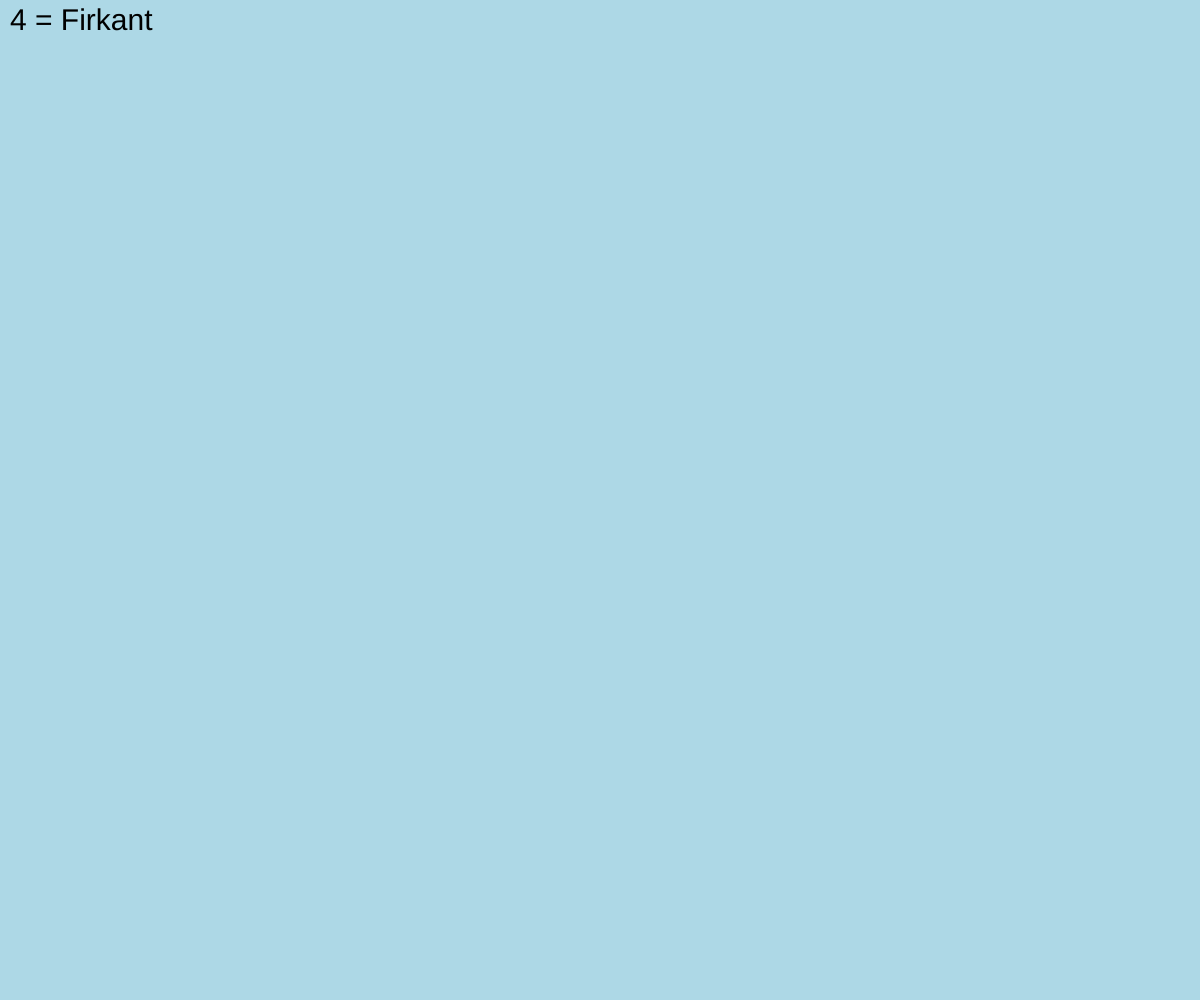
Frame 1 (no input)
Frame 60 (no input): identical to frame 1, image omitted
Frame 120 (the mouse pressed at the canvas centre since frame 60): identical to frame 1, image omitted

The p5.js sketch that drew this single still picture (run headless with seeded random() and noise() and a simulated clock; from frame 60 on, the mouse is pressed at the canvas centre):

// p5.js sketch
// ── sketch.js
let firkantshape = []
function setup() {

  createCanvas(windowWidth, windowHeight);
}
function draw() {
  background("lightblue");

  //Dette er teskt så man ved havd er hvad
  textSize(30)
  text("4 = Firkant", 10, 30)

  //
  for (const Firkant of firkantshape) {
    Firkant.render()
  }
  

}


function keyPressed() {
  if (key == "c") {
    reset()
  }

}
